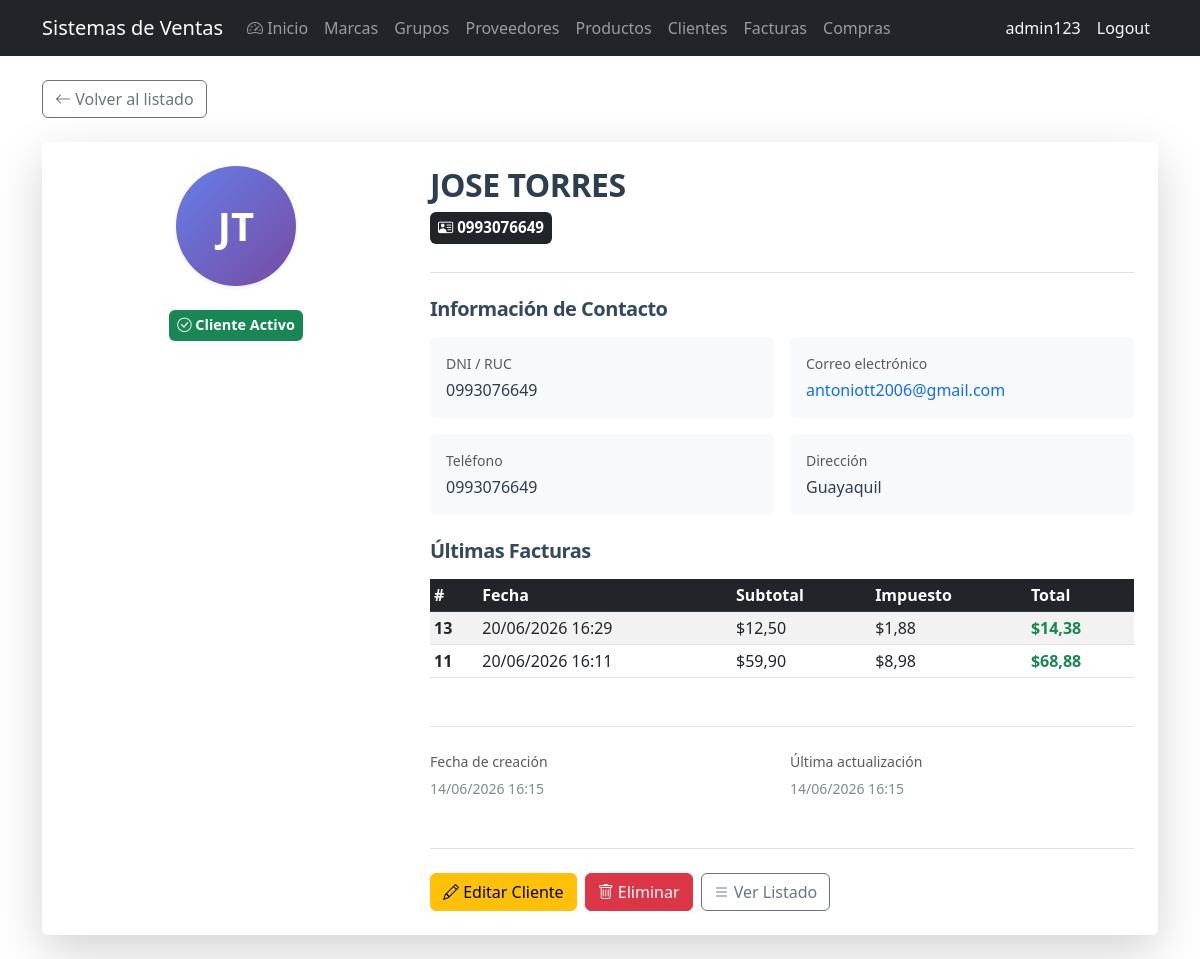
/customers/2/ (signed in), run on the app's committed database.
### billing/models.py (models this page shows, shortened)
class Customer(models.Model):
    dni = models.CharField(
        max_length=13,
        unique=True,
        verbose_name='DNI/RUC',
        validators=[validate_cedula_ec]
    )
    first_name = models.CharField(max_length=100, verbose_name='Nombre')
    last_name = models.CharField(max_length=100, verbose_name='Apellido')
    email = models.EmailField(blank=True, null=True, verbose_name='Correo electrónico')
    phone = models.CharField(max_length=20, blank=True, null=True, verbose_name='Teléfono')
    address = models.TextField(blank=True, null=True, verbose_name='Dirección')
    is_active = models.BooleanField(default=True, verbose_name='Activo')
    created_at = models.DateTimeField(auto_now_add=True)
    updated_at = models.DateTimeField(auto_now=True)
    class Meta:
        verbose_name = 'Cliente'
        verbose_name_plural = 'Clientes'
        ordering = ['last_name', 'first_name']
    @property
    def full_name(self): return f'{self.first_name} {self.last_name}'

class Invoice(models.Model):
    customer = models.ForeignKey(Customer, on_delete=models.PROTECT, related_name='invoices', verbose_name='Cliente')
    invoice_date = models.DateTimeField(auto_now_add=True, verbose_name='Fecha de factura')
    subtotal = models.DecimalField(max_digits=12, decimal_places=2, default=0, verbose_name='Subtotal')
    tax = models.DecimalField(max_digits=12, decimal_places=2, default=0, verbose_name='Impuesto')
    total = models.DecimalField(max_digits=12, decimal_places=2, default=0, verbose_name='Total')
    is_active = models.BooleanField(default=True, verbose_name='Activo')
    class Meta:
        verbose_name = 'Factura'
        verbose_name_plural = 'Facturas'
        ordering = ['-invoice_date']

### billing/views.py (the view)
# urls.py: path('customers/<int:pk>/', views.CustomerDetailView.as_view(), name='customer_detail'),
class CustomerDetailView(LoginRequiredMixin, DetailView):
    model = Customer
    template_name = 'billing/customer_detail.html'
    context_object_name = 'customer'
    def get_context_data(self, **kwargs):
        ctx = super().get_context_data(**kwargs)
        customer = self.object
        ctx['invoices'] = customer.invoices.order_by('-invoice_date')[:10]
        try:
            ctx['profile'] = customer.profile
        except CustomerProfile.DoesNotExist:
            ctx['profile'] = None
        return ctx

### billing/templates/billing/customer_detail.html (shortened to what this page needs)
{% extends 'billing/base.html' %}
{% block content %}
<div class="mb-4">
  <a href="{% url 'billing:customer_list' %}" class="btn btn-outline-secondary">
    <i class="bi bi-arrow-left"></i> Volver al listado
  </a>
</div>
<div class="card shadow-lg border-0 mb-4">
  <div class="card-body p-4">
    <div class="row g-4">
      <div class="col-lg-4">
        <div class="sticky-top" style="top: 20px;">
          <div class="text-center mb-4">
            <div class="d-inline-flex align-items-center justify-content-center rounded-circle shadow-sm"
                 style="width: 120px; height: 120px; background: linear-gradient(135deg, #667eea 0%, #764ba2 100%); font-size: 2.5rem; color: white; font-weight: bold;">
              {{ customer.first_name|first }}{{ customer.last_name|first }}
            </div>
          </div>
          <div class="text-center mb-3">
            {% if customer.is_active %}
              <span class="badge bg-success p-2" style="font-size: 0.9rem;">
                <i class="bi bi-check-circle"></i> Cliente Activo
              </span>
            {% else %}
              <span class="badge bg-secondary p-2" style="font-size: 0.9rem;">
                <i class="bi bi-x-circle"></i> Cliente Inactivo
              </span>
            {% endif %}
          </div>
        </div>
      </div>
      <div class="col-lg-8">
        <div class="mb-4 pb-4 border-bottom">
          <h1 class="h2 fw-bold mb-2" style="color: #2c3e50;">{{ customer.full_name }}</h1>
          <div class="d-flex align-items-baseline gap-2 mb-1">
            <span class="badge bg-dark p-2" style="font-size: 0.95rem;">
              <i class="bi bi-person-vcard"></i> {{ customer.dni }}
            </span>
          </div>
        </div>
        <div class="mb-4">
          <h5 class="fw-bold mb-3" style="color: #34495e;">Información de Contacto</h5>
          <div class="row g-3">
            <div class="col-md-6">
              <div class="p-3 bg-light rounded-2">
                <small class="text-muted d-block mb-1">DNI / RUC</small>
                <strong class="h6" style="color: #2c3e50;">{{ customer.dni }}</strong>
              </div>
            </div>
            <div class="col-md-6">
              <div class="p-3 bg-light rounded-2">
                <small class="text-muted d-block mb-1">Correo electrónico</small>
                {% if customer.email %}
                  <strong class="h6" style="color: #2c3e50;">
                    <a href="mailto:{{ customer.email }}" class="text-decoration-none">{{ customer.email }}</a>
                  </strong>
                {% else %}
                  <span class="text-muted">No registrado</span>
                {% endif %}
              </div>
            </div>
            <div class="col-md-6">
              <div class="p-3 bg-light rounded-2">
                <small class="text-muted d-block mb-1">Teléfono</small>
                {% if customer.phone %}
                  <strong class="h6" style="color: #2c3e50;">{{ customer.phone }}</strong>
                {% else %}
                  <span class="text-muted">No registrado</span>
                {% endif %}
              </div>
            </div>
            <div class="col-md-6">
              <div class="p-3 bg-light rounded-2">
                <small class="text-muted d-block mb-1">Dirección</small>
                {% if customer.address %}
                  <strong class="h6" style="color: #2c3e50;">{{ customer.address }}</strong>
                {% else %}
                  <span class="text-muted">No registrada</span>
                {% endif %}
              </div>
            </div>
          </div>
        </div>
        <div class="mb-4">
          <h5 class="fw-bold mb-3" style="color: #34495e;">Últimas Facturas</h5>
          {% if invoices %}
          <div class="table-responsive">
            <table class="table table-sm table-striped table-hover align-middle mb-0">
              <thead class="table-dark">
                <tr>
                  <th>#</th>
                  <th>Fecha</th>
                  <th>Subtotal</th>
                  <th>Impuesto</th>
                  <th>Total</th>
                </tr>
              </thead>
              <tbody>
                {% for inv in invoices %}
                <tr>
                  <td><strong>{{ inv.id }}</strong></td>
                  <td>{{ inv.invoice_date|date:"d/m/Y H:i" }}</td>
                  <td>${{ inv.subtotal }}</td>
                  <td>${{ inv.tax }}</td>
                  <td><strong class="text-success">${{ inv.total }}</strong></td>
                </tr>
                {% endfor %}
              </tbody>
            </table>
          </div>
          {% else %}
          <div class="alert alert-info">
            <small><i class="bi bi-info-circle"></i> Este cliente no tiene facturas registradas.</small>
          </div>
          {% endif %}
        </div>
        <div class="mt-5 pt-4 border-top">
          <div class="row g-3">
            <div class="col-md-6">
              <small class="text-muted d-block mb-1">Fecha de creación</small>
              <span class="small" style="color: #7f8c8d;">{{ customer.created_at|date:"d/m/Y H:i" }}</span>
            </div>
            <div class="col-md-6">
              <small class="text-muted d-block mb-1">Última actualización</small>
              <span class="small" style="color: #7f8c8d;">{{ customer.updated_at|date:"d/m/Y H:i" }}</span>
            </div>
          </div>
        </div>
        <div class="mt-5 pt-4 border-top d-flex gap-2">
          <a href="{% url 'billing:customer_update' customer.pk %}" class="btn btn-warning">
            <i class="bi bi-pencil"></i> Editar Cliente
          </a>
          <a href="{% url 'billing:customer_delete' customer.pk %}" class="btn btn-danger">
            <i class="bi bi-trash"></i> Eliminar
          </a>
          <a href="{% url 'billing:customer_list' %}" class="btn btn-outline-secondary">
            <i class="bi bi-list"></i> Ver Listado
          </a>
        </div>
      </div>
    </div>
  </div>
</div>
{% endblock %}

### billing/templates/billing/base.html (shortened to what this page needs)
<!DOCTYPE html>
<html lang="es">
<head>
  <link href="https://cdn.jsdelivr.net/npm/bootstrap@5.3.0/dist/css/bootstrap.min.css" rel="stylesheet">
  <link href="https://cdn.jsdelivr.net/npm/bootstrap-icons@1.11.3/font/bootstrap-icons.css" rel="stylesheet">
</head>
<body>
<nav class="navbar navbar-expand-lg navbar-dark bg-dark">
  <div class="container">
    <a class="navbar-brand" href="{% url 'billing:home' %}">Sistemas de Ventas</a>
    <div class="collapse navbar-collapse" id="nav">
      <ul class="navbar-nav me-auto">
        {% if user.is_authenticated %}
        <li class="nav-item"><a class="nav-link" href="{% url 'billing:home' %}"><i class="bi bi-speedometer2"></i> Inicio</a></li>
        <li class="nav-item"><a class="nav-link" href="{% url 'billing:brand_list' %}">Marcas</a></li>
        <li class="nav-item"><a class="nav-link" href="{% url 'billing:productgroup_list' %}">Grupos</a></li>
        <li class="nav-item"><a class="nav-link" href="{% url 'billing:supplier_list' %}">Proveedores</a></li>
        <li class="nav-item"><a class="nav-link" href="{% url 'billing:product_list' %}">Productos</a></li>
        <li class="nav-item"><a class="nav-link" href="{% url 'billing:customer_list' %}">Clientes</a></li>
        <li class="nav-item"><a class="nav-link" href="{% url 'billing:invoice_list' %}">Facturas</a></li>
        <li class="nav-item"><a class="nav-link" href="{% url 'purchasing:purchase_list' %}">Compras</a></li>
        {% endif %}
      </ul>
      <ul class="navbar-nav">
        {% if user.is_authenticated %}
        <li class="nav-item"><span class="nav-link text-light">{{ user.username }}</span></li>
        <li class="nav-item">
          <form method="post" action="{% url 'logout' %}" class="d-inline">
            <button type="submit" class="nav-link btn btn-link text-light" style="text-decoration:none;">Logout</button>
          </form>
        </li>
        {% else %}
        <li class="nav-item"><a class="nav-link" href="{% url 'login' %}">Login</a></li>
        <li class="nav-item"><a class="nav-link" href="{% url 'billing:signup' %}">Registarse</a></li>
        {% endif %}
      </ul>
    </div>
  </div>
</nav>
<div class="container mt-4">
  {% block content %}
  {% endblock %}
</div>
</body>
</html>

### billing/templates/billing/customer_detail.html (style rules this page uses)
.sticky-top { position: sticky; top: 20px; z-index: 900; }
.card { transition: box-shadow 0.3s ease; }
.badge { transition: all 0.2s ease; }
.btn { transition: all 0.2s ease; }
h1, h5 { letter-spacing: -0.5px; }
.bg-light { background-color: #f8f9fa !important; }

### data on the page
Customer: first_name|first "J", last_name|first "T", full_name "JOSE TORRES", dni "0993076649", email "antoniott2006@gmail.com", phone "0993076649", address "Guayaquil", created_at "14/06/2026 16:15", updated_at "14/06/2026 16:15"
Invoice: id "13", invoice_date "20/06/2026 16:29", subtotal "12,50", tax "1,88", total "14,38"
Invoice: id "11", invoice_date "20/06/2026 16:11", subtotal "59,90", tax "8,98", total "68,88"

### other printed values
{{ user.username }} "admin123"
